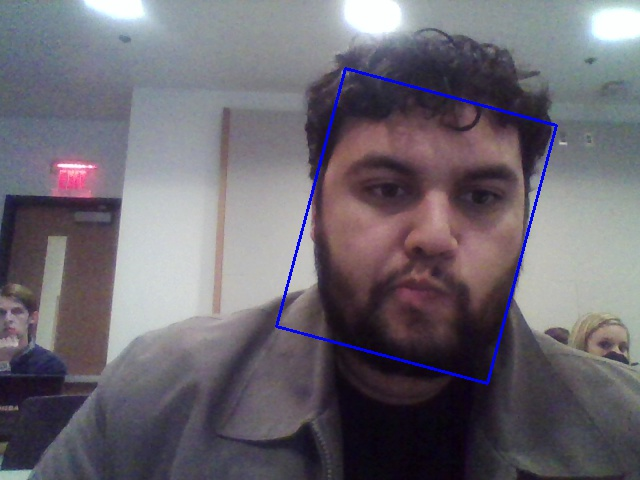
#> input picture Python/Eyesight/`.jpg, 640 x 480 px, given in place of the camera
$ python Primitive_Eyesight.py   (Python 2 division)   (older library calls are emulated)
#> lines starting #> are read from the running program, lines starting #| are printed output that depends on the picture
import cv2
import numpy as np
#from Tkinter import *
import os

WindowName = "Primitive Eyesight"
Room_Width = 500;
Room_Height = 400;


filename = "C:\OpenIntelligence\Open_Intelligence\ProjectFiles\IDE\Visual_Studio_2013\OpenIntelligence\OpenIntelligence\EyePrim_output.txt"


vc = cv2.VideoCapture(0)

PaintList = [];

if vc.isOpened(): # try to get the first frame
    rval, frame = vc.read()
#> frame is the input picture: shape (480, 640, 3); mean B, G, R 112.1, 103.3, 108.2
    cv2.imshow('GreyScale',frame);


    greyframe = cv2.cvtColor(frame, cv2.COLOR_BGR2GRAY);
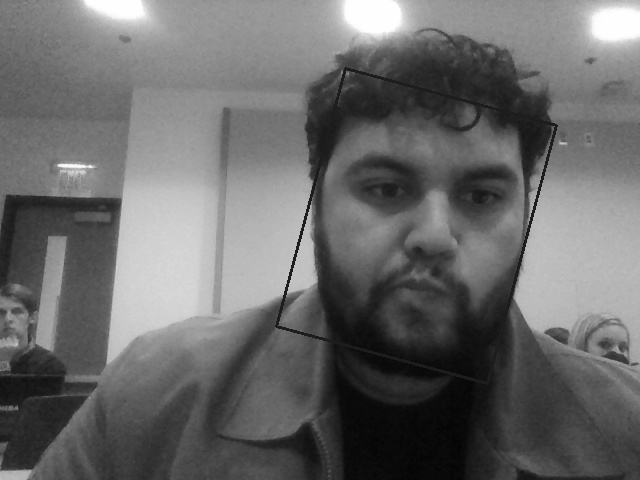
#> greyframe: shape (480, 640); min 3, max 255, mean 105.8
    b,g,r = cv2.split(frame)
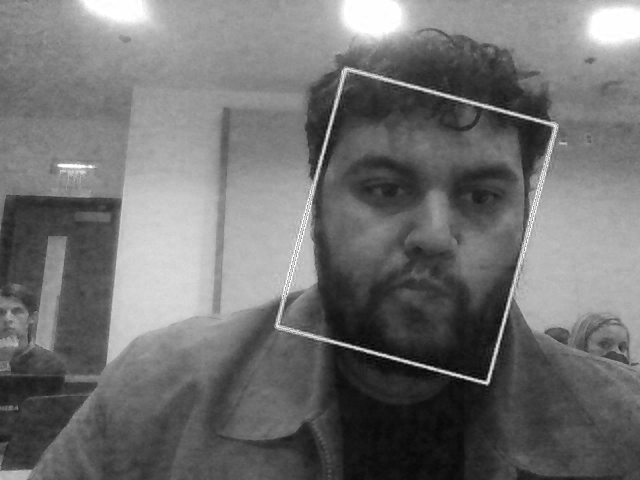
#> b: shape (480, 640); min 0, max 255, mean 112.1
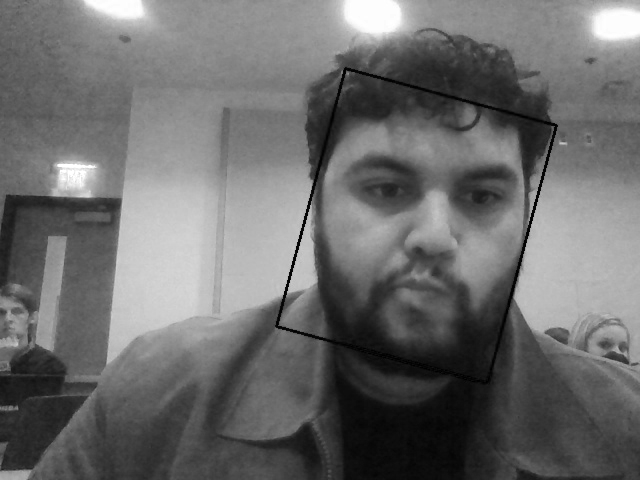
#> r: shape (480, 640); min 0, max 255, mean 108.2

    # [6 lines of commented-out code are left out]
    edges = cv2.Canny(greyframe, 75, 200)
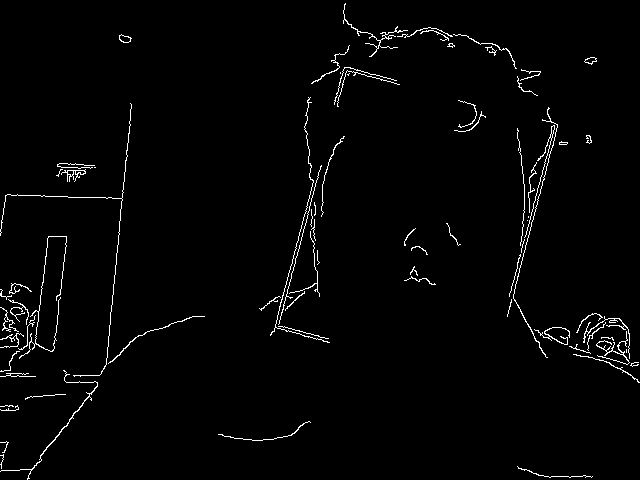
#> edges: shape (480, 640); 1.9% white in thin lines or dots
    #lines = cv2.HoughLinesP(edges,1,np.pi/180,100,100,10)

    BlendFrame = cv2.addWeighted(greyframe,0.5,edges,0.5,0);
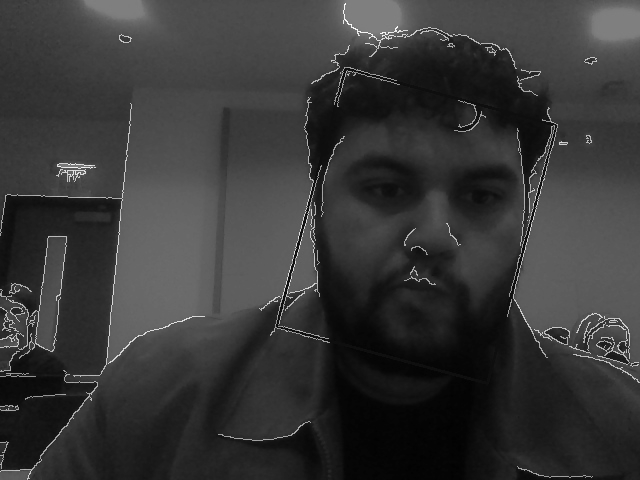
#> BlendFrame: shape (480, 640); min 2, max 252, mean 55.3


    for i in range(0,200):
        for j in range(0,200):
            PaintList = BlendFrame[i,j];

else:
    rval = False

readpic = greyframe

boundaries = [(100,200)];

IncrimentFrame = BlendFrame/BlendFrame
#> IncrimentFrame: shape (480, 640); every value is 1
RoundFrame = BlendFrame/BlendFrame
Round2Frame = BlendFrame/BlendFrame

while(rval):
    rval, frame = vc.read()
    key = cv2.waitKey(20)
#> (key Esc is pressed here)

    if key == 27: # exit on ESC
        break

    #frame = cv2.GaussianBlur(frame, (5, 5), 0)
    greyframe = cv2.cvtColor(frame, cv2.COLOR_BGR2GRAY);
    greyframe = cv2.GaussianBlur(greyframe, (5, 5), 0)


    #sobelx = cv2.Sobel(greyframe,cv2.CV_64F,1,0,ksize=5)
    #sobely = cv2.Sobel(greyframe,cv2.CV_64F,0,1,ksize=5)
    #BlendSobel = cv2.addWeighted(sobelx,0.5,sobely,0.5,0);

    edges = cv2.Canny(greyframe, 65, 65)
    #edges = cv2.Canny(greyframe,61,161, apertureSize = 7)

    #BlendFrame = cv2.addWeighted(greyframe,0.5,edges,0.5,0);

    edges.tofile(filename)


    ''' proof it works
    f = open(filename, "rb")  # reopen the file
    f.seek(0, 0)  # seek
    x = np.fromfile(f,dtype=np.uint8)
    x = x.reshape(480,640)
    print x
    '''
    edgelist = edges.tolist()
    print type(edgelist)

    cv2.imshow('GreyScale',edges);


WriteFile = None
vc.release()
cv2.destroyAllWindows()

$ run again, on Python/Eyesight/ÿ.jpg
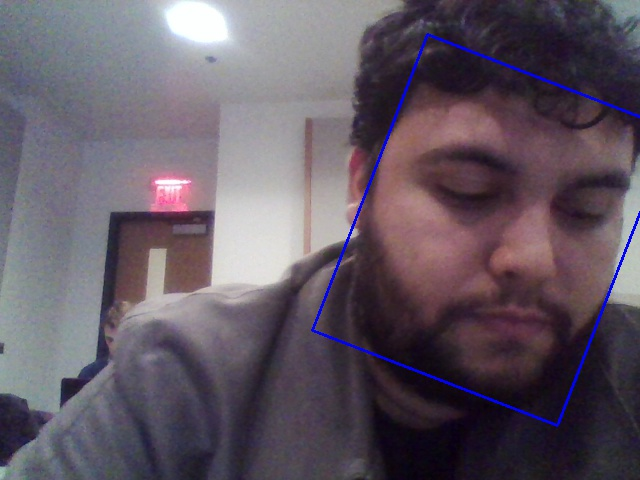
#> input picture Python/Eyesight/ÿ.jpg, 640 x 480 px, given in place of the camera
#> frame is the input picture: shape (480, 640, 3); mean B, G, R 99.9, 88.3, 98.5
#> `edges = cv2.Canny(greyframe, 75, 200)`:
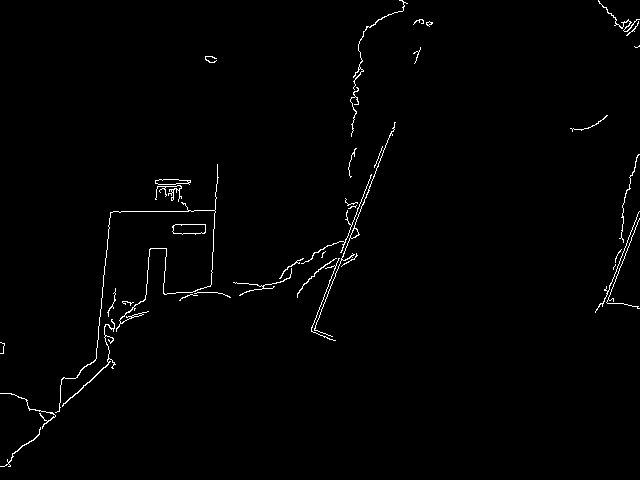
#> edges: shape (480, 640); 1.1% white in thin lines or dots
#> `BlendFrame = cv2.addWeighted(greyframe,0.5,edges,0.5,0);`:
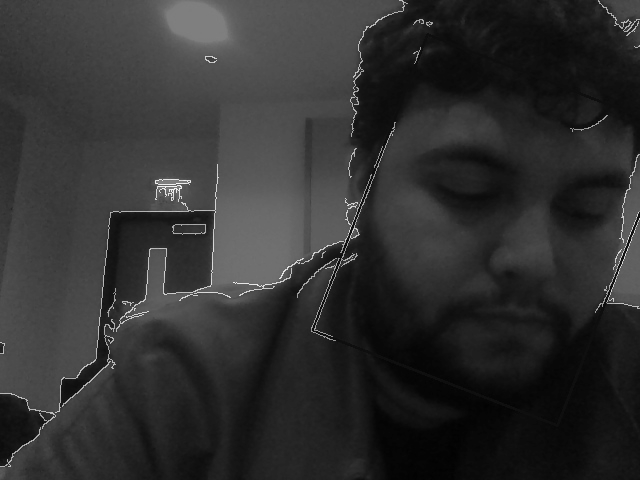
#> BlendFrame: shape (480, 640); min 2, max 252, mean 47.8
#> IncrimentFrame: shape (480, 640); every value is 1
